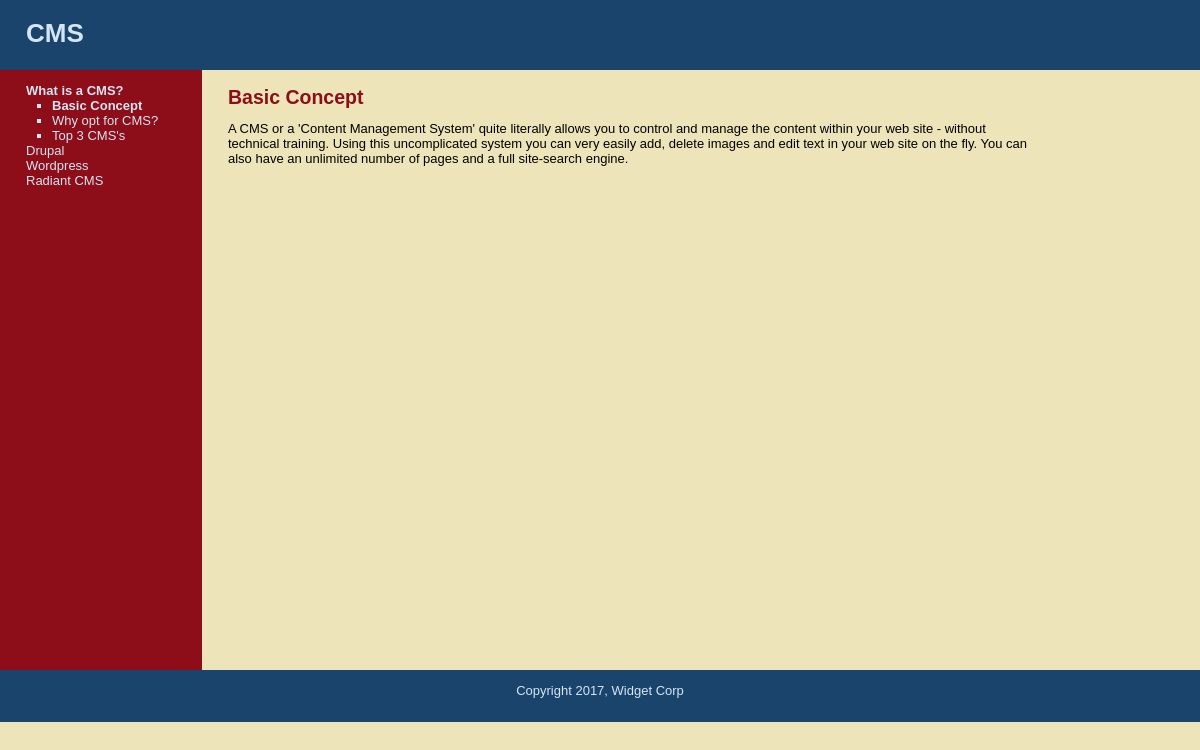
/cms/public/index.php?subject=7, run on the app's committed database.
### tables this page shows
CREATE TABLE `subjects` (
  `id` int(11) NOT NULL,
  `menu_name` varchar(30) NOT NULL,
  `position` int(3) NOT NULL,
  `visible` tinyint(1) NOT NULL
);

CREATE TABLE `pages` (
  `id` int(11) NOT NULL,
  `subject_id` int(11) NOT NULL,
  `menu_name` varchar(30) NOT NULL,
  `position` int(3) NOT NULL,
  `visible` tinyint(1) NOT NULL,
  `content` text
);

### cms/public/index.php (the view, shortened to what this page needs)
<?php require_once("../includes/db_connection.php"); ?>
<?php require_once("../includes/functions.php"); ?>
<?php include("../includes/layouts/header.php"); ?>
<?php find_selected_page(true); ?>
<div id="main">
  <div id="navigation">
		<?php echo public_navigation($current_subject, $current_page); ?>
  </div>
  <div id="page">
		<?php if ($current_page) { ?>
			<h2><?php echo htmlentities($current_page["menu_name"]); ?></h2>
			<p class="page_content" style="	width:800px;" ><?php echo nl2br(htmlentities($current_page["content"])); ?></p>
		<?php } else { ?>
			<p>Welcome!</p>
		<?php }?>
  </div>
</div>
<?php include("../includes/layouts/footer.php"); ?>

### cms/includes/functions.php (shortened to what this page needs)
<?php
	function find_all_subjects($public=true) {
		global $connection;
		$query  = "SELECT * ";
		$query .= "FROM subjects ";
		if ($public) {
			$query .= "WHERE visible = 1 ";
		}
		$query .= "ORDER BY position ASC";
		$subject_set = mysqli_query($connection, $query);
		return $subject_set;
	}
	function find_pages_for_subject($subject_id, $public=true) {
		global $connection;
		$safe_subject_id = mysqli_real_escape_string($connection, $subject_id);
		$query  = "SELECT * ";
		$query .= "FROM pages ";
		$query .= "WHERE subject_id = {$safe_subject_id} ";
		if ($public) {
			$query .= "AND visible = 1 ";
		}
		$query .= "ORDER BY position ASC";
		$page_set = mysqli_query($connection, $query);
		return $page_set;
	}
	function find_subject_by_id($subject_id, $public=true) {
		global $connection;
		$safe_subject_id = mysqli_real_escape_string($connection, $subject_id);
		$query  = "SELECT * ";
		$query .= "FROM subjects ";
		$query .= "WHERE id = {$safe_subject_id} ";
		if ($public) {
			$query .= "AND visible = 1 ";
		}
		$query .= "LIMIT 1";
		$subject_set = mysqli_query($connection, $query);
		if($subject = mysqli_fetch_assoc($subject_set)) {
			return $subject;
		} else {
			return null;
		}
	}
	function find_default_page_for_subject($subject_id) {
		$page_set = find_pages_for_subject($subject_id);
		if($first_page = mysqli_fetch_assoc($page_set)) {
			return $first_page;
		} else {
			return null;
		}
	}
	function find_selected_page($public=false) {
		if (isset($_GET["subject"])) {
			$current_subject = find_subject_by_id($_GET["subject"], $public);
			if ($current_subject && $public) {
				$current_page = find_default_page_for_subject($current_subject["id"]);
			} else {
				$current_page = null;
			}
		} elseif (isset($_GET["page"])) {
			$current_subject = null;
			$current_page = find_page_by_id($_GET["page"], $public);
		} else {
			$current_subject = null;
			$current_page = null;
		}
	}
	function public_navigation($subject_array, $page_array) {
		$output = "<ul class=\"subjects\">";
		$subject_set = find_all_subjects();
		while($subject = mysqli_fetch_assoc($subject_set)) {
			$output .= "<li";
			if ($subject_array && $subject["id"] == $subject_array["id"]) {
				$output .= " class=\"selected\"";
			}
			$output .= ">";
			$output .= "<a href=\"index.php?subject=";
			$output .= urlencode($subject["id"]);
			$output .= "\">";
			$output .= htmlentities($subject["menu_name"]);
			$output .= "</a>";
			if ($subject_array["id"] == $subject["id"] ||
					$page_array["subject_id"] == $subject["id"]) {
				$page_set = find_pages_for_subject($subject["id"]);
				$output .= "<ul class=\"pages\">";
				while($page = mysqli_fetch_assoc($page_set)) {
					$output .= "<li";
					if ($page_array && $page["id"] == $page_array["id"]) {
						$output .= " class=\"selected\"";
					}
					$output .= ">";
					$output .= "<a href=\"index.php?page=";
					$output .= urlencode($page["id"]);
					$output .= "\">";
					$output .= htmlentities($page["menu_name"]);
					$output .= "</a></li>";
				}
				$output .= "</ul>";
			}
			$output .= "</li>";
		}
		$output .= "</ul>";
		return $output;
	}
?>

### cms/public/stylesheets/public.css (style rules this page uses)
html { height: 100%; width: 100%; }
body { width: 100%; height: 100%; margin: 0; padding: 0; border: 0; font-family: Verdana, Arial, Helvetica, sans-serif; font-size: 13px; line-height: 15px; background: #EEE4B9; }
a { color: #8D0D19; }
#main { height: 600px; width: 100%; margin: 0; padding: 0; background: #EEE4B9; }
#navigation { float: left; width: 150px; height: 100%; margin: 0; padding: 0 2em; color: #D4E6F4; background: #8D0D19; }
#navigation a { color: #D4E6F4; text-decoration: none; }
ul.subjects { margin: 1em 0; padding-left: 0; list-style: none; }
ul.pages { padding-left: 2em; list-style: square; font-weight: normal; }
.selected { font-weight: bold; }
#page { float: left; height: 100%; padding-left: 2em; vertical-align: top; background: #EEE4B9; width:800px; }
#page h2 { color: #8D0D19; margin-top: 1em; }

### data on the page
subjects: value "What is a CMS?"
pages: value "Basic Concept", menu_name "Basic Concept", content "A CMS or a 'Content Management System' quite literally allows you to control and manage the content within your web site - without technical training. Using this uncomplicated system you can very easily add, delete images and edit text in your web site on the fly. You can also have an unlimited number of pages and a full site-search engine."
pages: value "Why opt for CMS?"
pages: value "Top 3 CMS's"
subjects: value "Drupal"
subjects: value "Wordpress"
subjects: value "Radiant CMS"
